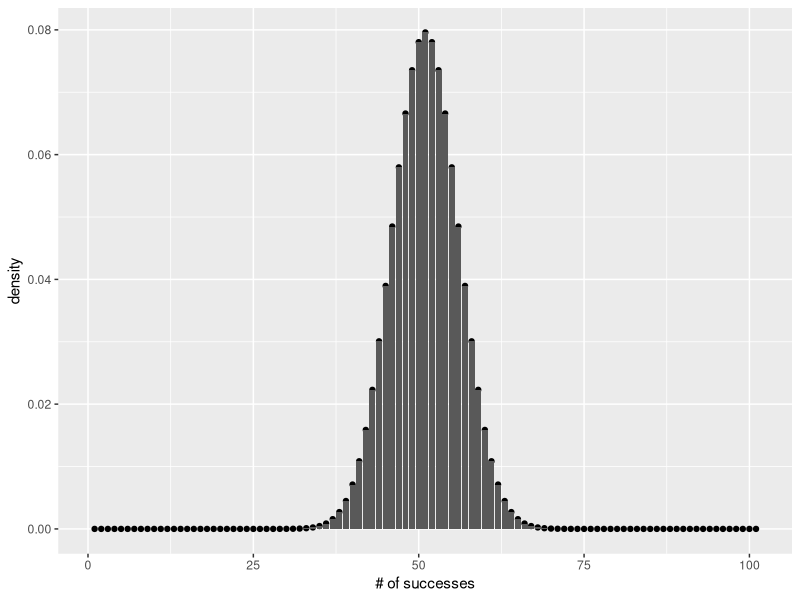

R code for this plot:
## ---- chunk 1
knitr::opts_chunk$set(
  collapse = TRUE,
  comment = "#>"
)
## ---- chunk 2
?binom.test
binom.test(x = 65,
           n = 100,
           p =.5,
           alternative='greater')
## ---- chunk 3
test_results <-binom.test(x = 65,
           n = 100,
           p =.5,
           alternative='greater')

test_results$p.value

# values can embedded using `r test_results$p.value`

## ---- chunk 4
library(ggplot2)
qplot(y=dbinom(0:100,100,.5))+
  geom_bar(stat='identity',position="dodge")+
  ylab('density')+
  xlab('# of successes')
## ---- chunk 5
sum(dbinom(0:100,100,.5))
## ---- chunk 6
sum(dbinom(65:100,100,.5))
## ---- chunk 7
sum(dbinom(7:10,10,.5))
## ---- chunk 8
binom.test(x=7,n=10,alternative="greater")
## ---- chunk 9
coin_flips <- data.frame( number_of_heads = 0:10,
                          probability = dbinom(x=0:10,size=10,prob= .5),
                          cumulative = pbinom(0:10, size = 10, prob = .5),
                          rev_cumulative = pbinom(-1:9, 10, .5, lower.tail=FALSE))
knitr::kable(coin_flips)
## ---- chunk 10
# 1 trial
task_designs <- data.frame( number_of_heads = 0:1,
                          probability = dbinom(x=0:1,size=1,prob= .5),
                          cumulative = pbinom(0:1, size = 1, prob = .5),
                          rev_cumulative = pbinom(-1:0, 1, .5, lower.tail=FALSE))
knitr::kable(task_designs)

# 2 trials
task_designs <- data.frame( number_of_heads = 0:2,
                          probability = dbinom(x=0:2,size=2,prob= .5),
                          cumulative = pbinom(0:2, size = 2, prob = .5),
                          rev_cumulative = pbinom(-1:1, 2, .5, lower.tail=FALSE))
knitr::kable(task_designs)

# 3 trials
task_designs <- data.frame( number_of_heads = 0:3,
                          probability = dbinom(x=0:3,size=3,prob= .5),
                          cumulative = pbinom(0:3, size = 3, prob = .5),
                          rev_cumulative = pbinom(-1:2, 2, .5, lower.tail=FALSE))
knitr::kable(task_designs)

# etc...
## ---- chunk 11
binom.test(51,100,.5,alternative="greater")
## ---- chunk 12
binom.test(510,1000,.5,alternative="greater")
## ---- chunk 13
binom.test(5100,10000,.5,alternative="greater")
